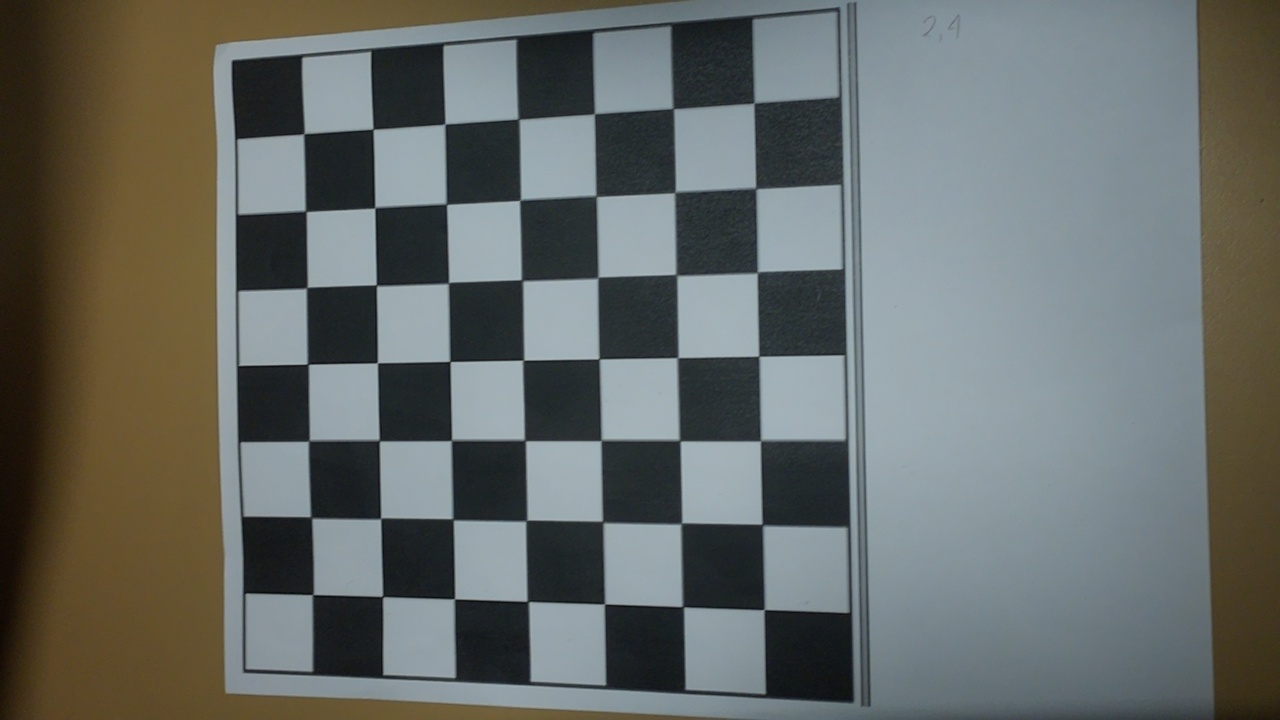
#> input picture fotos/chessboard10.jpg, 1280 x 720 px
$ python -i LinesDetection.py   (imports and definitions only)
#> lines starting #> are read from the running program, lines starting #| are printed output that depends on the picture; after the words box and inside, x2 and y2 are one past the last pixel; in counts of white or black regions, pixels touching at a corner belong together
#> further down, picture is the input picture: shape (720, 1280, 3); mean B, G, R 103.5, 106.8, 102.3
from picamera2 import Picamera2
import cv2
import numpy as np

# Inicializar Picamera2
# [1 line that did not run here, left out]
# [2 lines not run here, left out]

# Función para detectar y dibujar líneas
def detect_and_draw_hough_lines(frame):
    gray = cv2.cvtColor(frame, cv2.COLOR_BGR2GRAY)  # Convertir a escala de grises
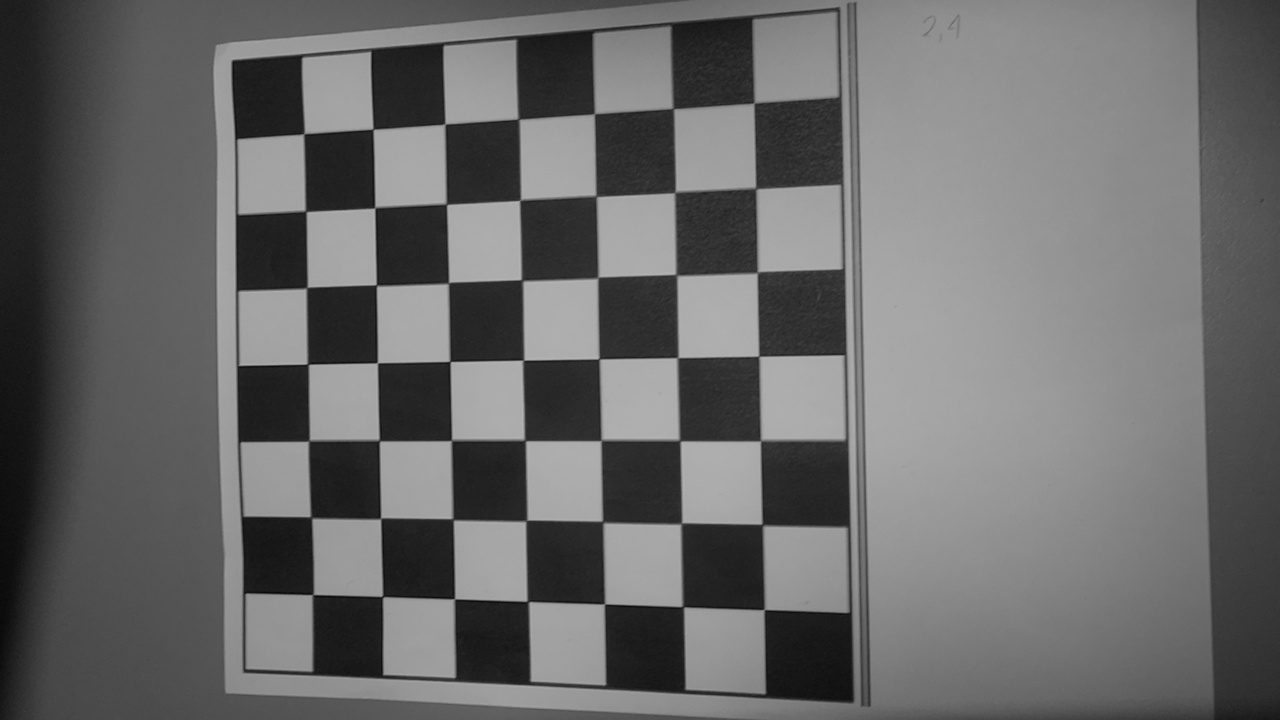
#> gray: shape (720, 1280); min 5, max 181, mean 105
    edges = cv2.Canny(gray, 50, 150, apertureSize=3)  # Detectar bordes
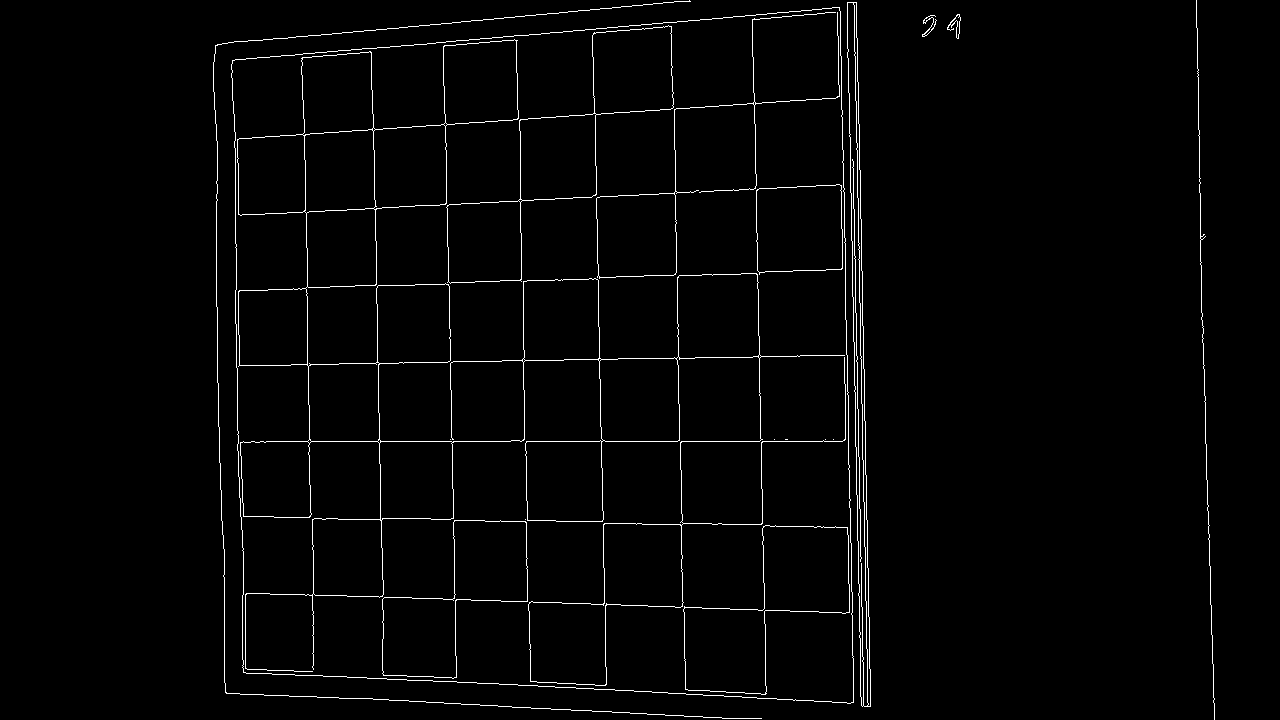
#> edges: shape (720, 1280); 1.9% white in thin lines or dots, all inside (x1, y1, x2, y2) = (213, 0, 1215, 720)

    # Detectar líneas con HoughLines
    lines = cv2.HoughLines(edges, rho=1, theta=np.pi/180, threshold=150)
#> lines = 42 rows, first 8: [441, 1.57], [155, 1.5], [80, 1.48], [-854, 3.12], [369, 1.55], [583, 1.61], [-371, 3.12], [-857, 3.12]
    if lines is not None:
        for line in lines:
            rho, theta = line[0]
            a, b = np.cos(theta), np.sin(theta)
            x0, y0 = a * rho, b * rho
            x1 = int(x0 + 1000 * (-b))
            y1 = int(y0 + 1000 * (a))
            x2 = int(x0 - 1000 * (-b))
            y2 = int(y0 - 1000 * (a))
            cv2.line(frame, (x1, y1), (x2, y2), (0, 0, 255), 2)  # Dibujar línea en rojo
#> this loop made 42 passes
#> (rho, theta, a, b, x0, y0, x1, y1) on passes 1 to 12: (441, 1.57, -4.37e-08, 1, -1.93e-05, 441, -1000, 440), (155, 1.5, 0.0698, 0.998, 10.81, 154.6, -986, 224), (80, 1.48, 0.0872, 0.996, 6.97, 79.7, -989, 166), (-854, 3.12, -1, 0.0175, 853.9, -14.9, 836, -1014), (369, 1.55, 0.0175, 1, 6.44, 368.9, -993, 386), (583, 1.61, -0.0349, 0.999, -20.35, 582.6, -1019, 547), (-371, 3.12, -1, 0.0175, 370.9, -6.47, 353, -1006), (-857, 3.12, -1, 0.0175, 856.9, -14.96, 839, -1014), (657, 1.62, -0.0523, 0.999, -34.38, 656.1, -1033, 603), (-840, 3.12, -1, 0.0175, 839.9, -14.66, 822, -1014), (-593, 3.12, -1, 0.0175, 592.9, -10.35, 575, -1010), (-847, 3.12, -1, 0.0175, 846.9, -14.78, 829, -1014)
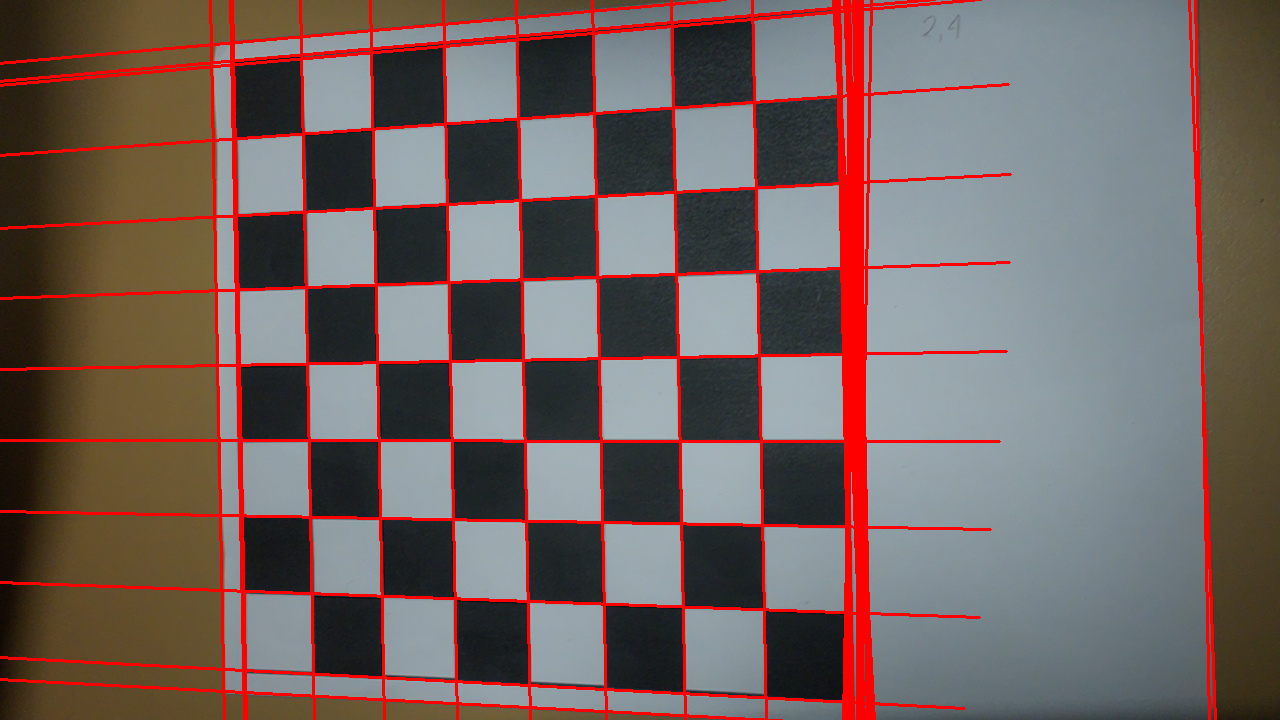
#> frame: shape (720, 1280, 3); 8.17% of pixels changed, all inside (x1, y1, x2, y2) = (0, 0, 1217, 720)
    return frame

# Procesar fotogramas en tiempo real
# [12 lines not run here, left out]

>>> import cv2
>>> picture = cv2.imread('fotos/chessboard10.jpg')
>>> result = detect_and_draw_hough_lines(picture)

$ run again, on fotos/chessboard11.jpg
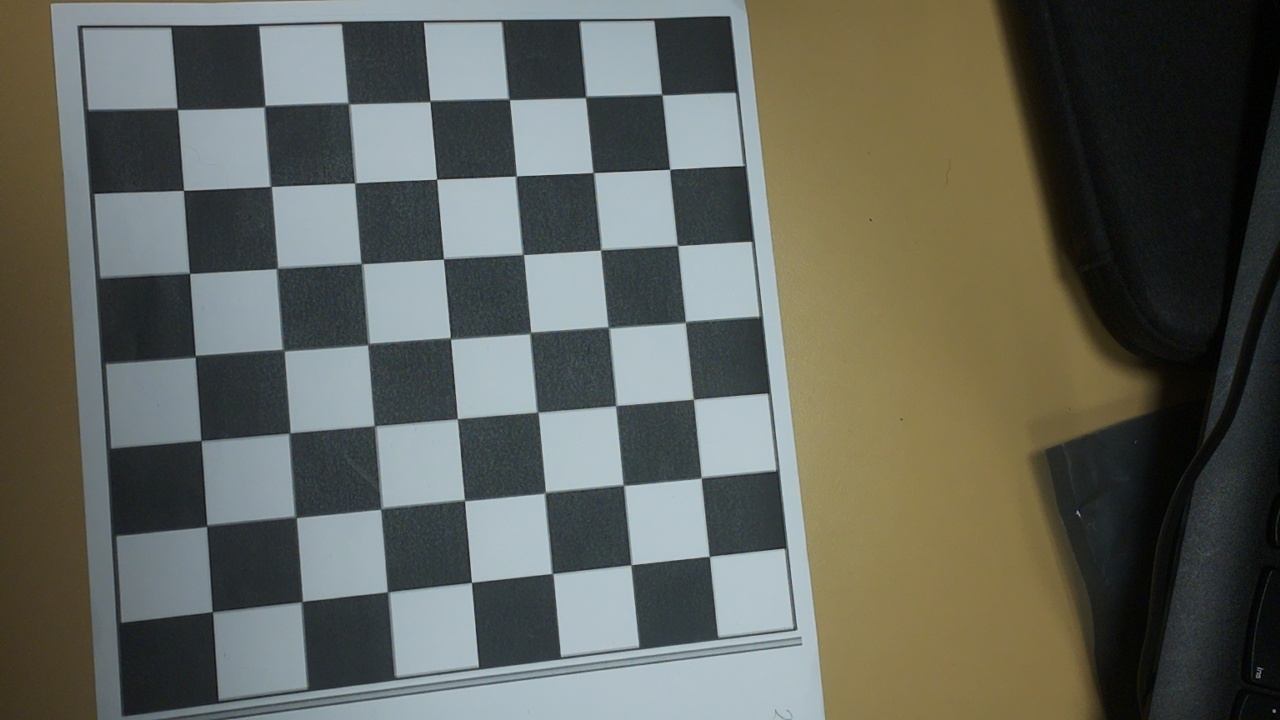
#> input picture fotos/chessboard11.jpg, 1280 x 720 px
#> picture is the input picture: shape (720, 1280, 3); mean B, G, R 91.6, 99.8, 97.4
#> in detect_and_draw_hough_lines, `edges = cv2.Canny(gray, 50, 150, apertureSize=3)`:
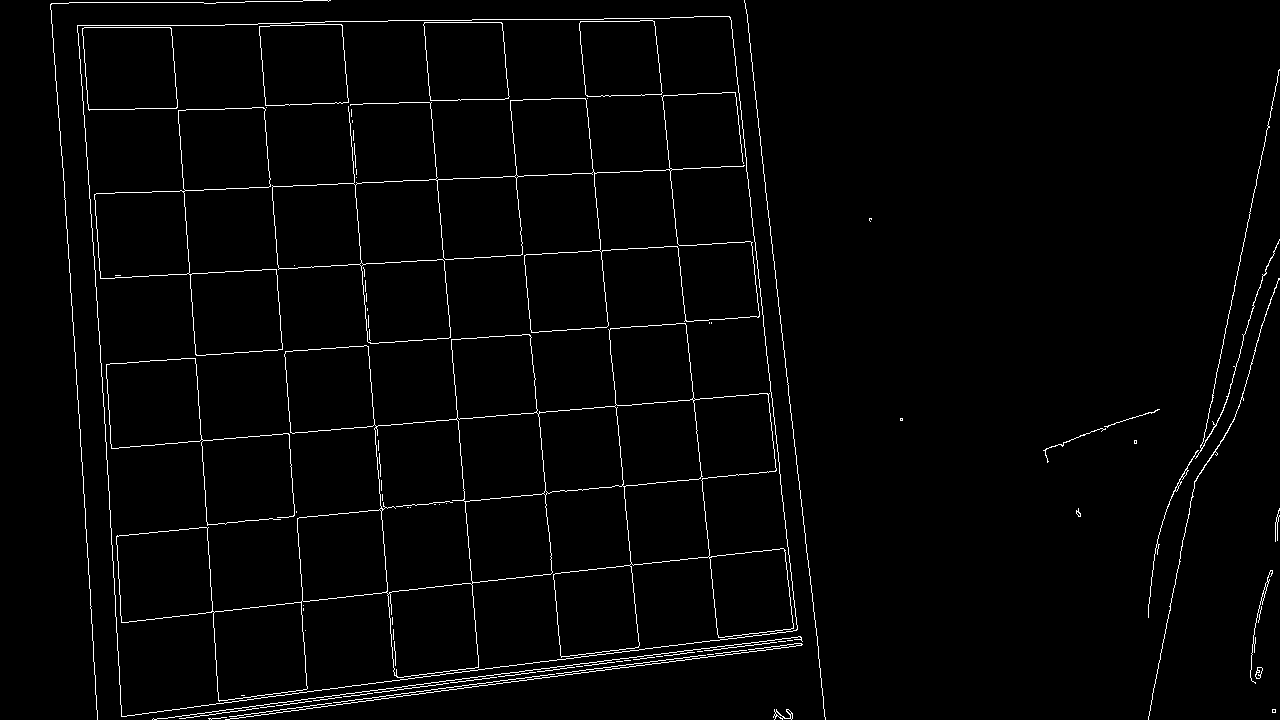
#> edges: shape (720, 1280); 2.1% white in thin lines or dots
#> lines = 43 rows, first 8: [-419, 3.05], [-648, 3.04], [-170, 3.07], [738, 1.45], [732, 1.45], [-75, 3.07], [-725, 3.04], [-50, 3.07]
#> the loop in detect_and_draw_hough_lines, `for line in lines:` made 43 passes
#> (rho, theta, a, b, x0, y0, x1, y1) on passes 1 to 8: (-419, 3.05, -0.996, 0.0872, 417.4, -36.52, 330, -1032), (-648, 3.04, -0.995, 0.105, 644.5, -67.73, 539, -1062), (-170, 3.07, -0.998, 0.0698, 169.6, -11.86, 99, -1009), (738, 1.45, 0.122, 0.993, 89.94, 732.5, -902, 854), (732, 1.45, 0.122, 0.993, 89.21, 726.5, -903, 848), (-75, 3.07, -0.998, 0.0698, 74.82, -5.23, 5, -1002), (-725, 3.04, -0.995, 0.105, 721, -75.78, 616, -1070), (-50, 3.07, -0.998, 0.0698, 49.88, -3.49, -19, -1001)
#> after the loop in detect_and_draw_hough_lines, `for line in lines:`:
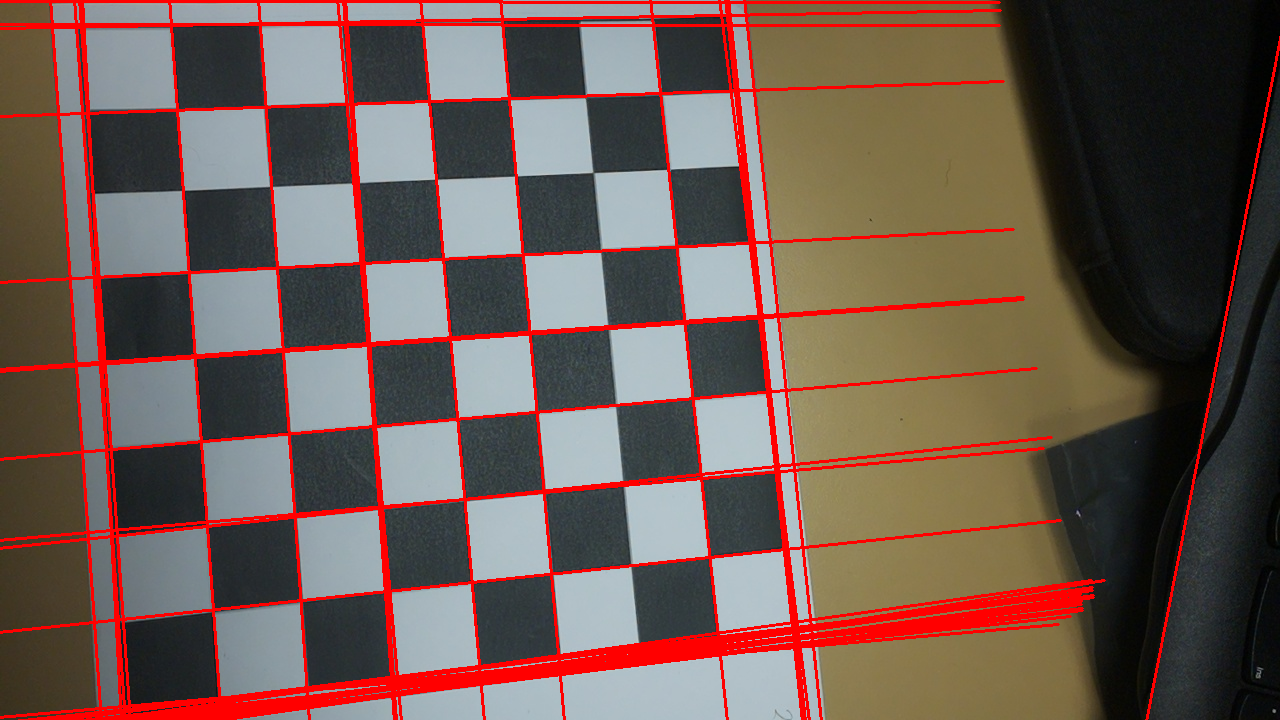
#> frame: shape (720, 1280, 3); 9.41% of pixels changed, all inside (x1, y1, x2, y2) = (0, 0, 1280, 720)

$ run again, on fotos/chessboard12.jpg
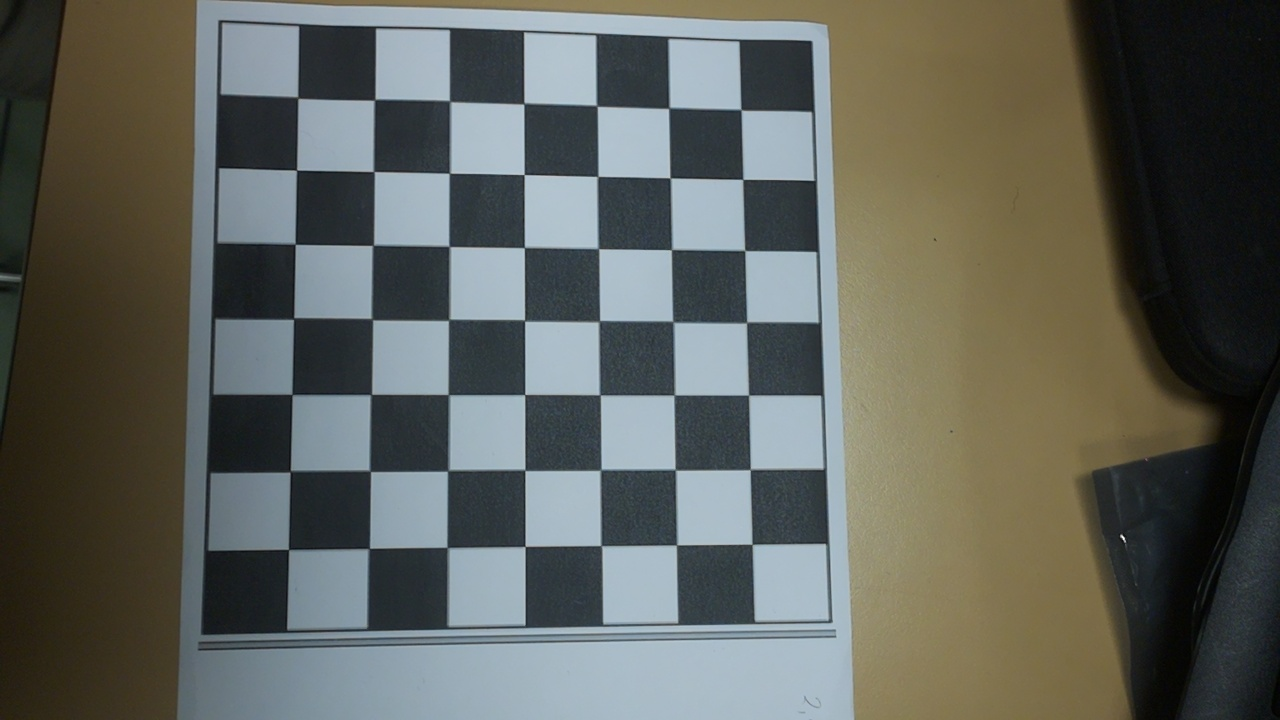
#> input picture fotos/chessboard12.jpg, 1280 x 720 px
#> picture is the input picture: shape (720, 1280, 3); mean B, G, R 91.4, 97.9, 95
#> in detect_and_draw_hough_lines, `edges = cv2.Canny(gray, 50, 150, apertureSize=3)`:
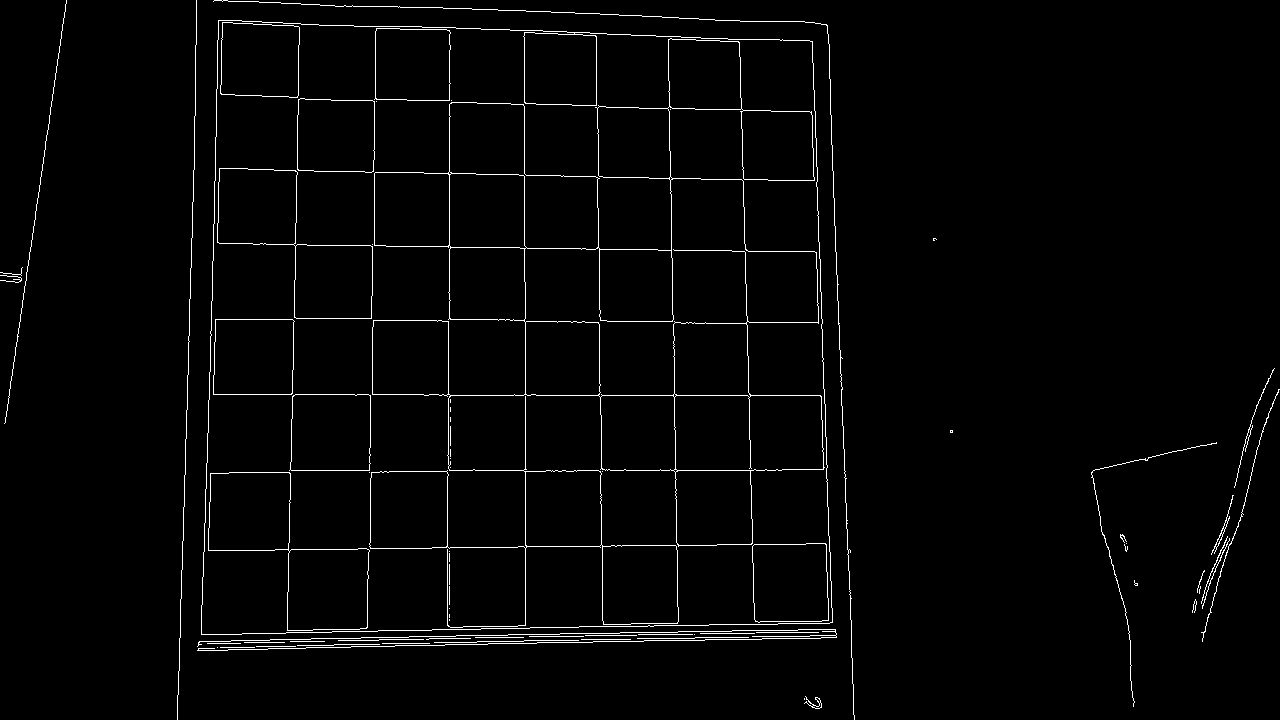
#> edges: shape (720, 1280); 2% white in thin lines or dots
#> lines = 44 rows, first 8: [-667, 3.12], [637, 1.55], [-810, 3.11], [652, 1.55], [395, 1.57], [646, 1.55], [643, 1.55], [470, 1.57]
#> the loop in detect_and_draw_hough_lines, `for line in lines:` made 44 passes
#> (rho, theta, a, b, x0, y0, x1, y1) on passes 1 to 8: (-667, 3.12, -1, 0.0175, 666.9, -11.64, 649, -1011), (637, 1.55, 0.0175, 1, 11.12, 636.9, -988, 654), (-810, 3.11, -0.999, 0.0349, 809.5, -28.27, 774, -1027), (652, 1.55, 0.0175, 1, 11.38, 651.9, -988, 669), (395, 1.57, -4.37e-08, 1, -1.73e-05, 395, -1000, 394), (646, 1.55, 0.0175, 1, 11.27, 645.9, -988, 663), (643, 1.55, 0.0175, 1, 11.22, 642.9, -988, 660), (470, 1.57, -4.37e-08, 1, -2.05e-05, 470, -1000, 469)
#> after the loop in detect_and_draw_hough_lines, `for line in lines:`:
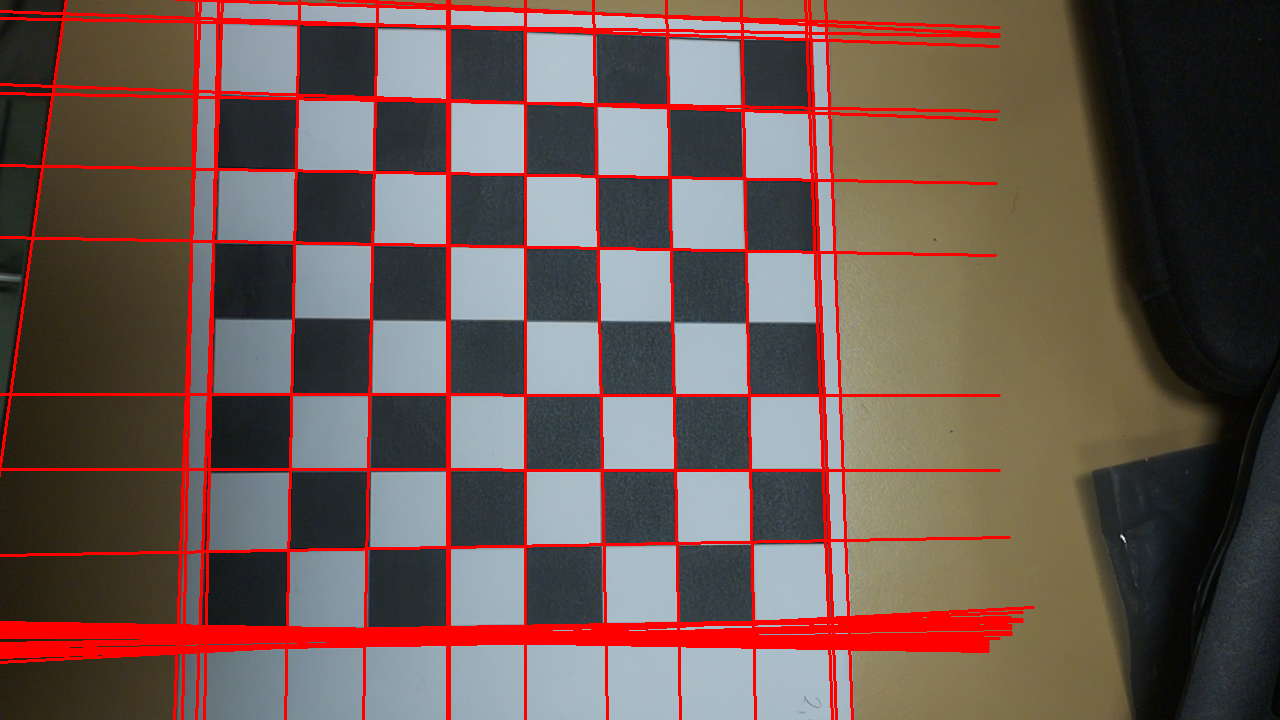
#> frame: shape (720, 1280, 3); 9.46% of pixels changed, all inside (x1, y1, x2, y2) = (0, 0, 1035, 720)
